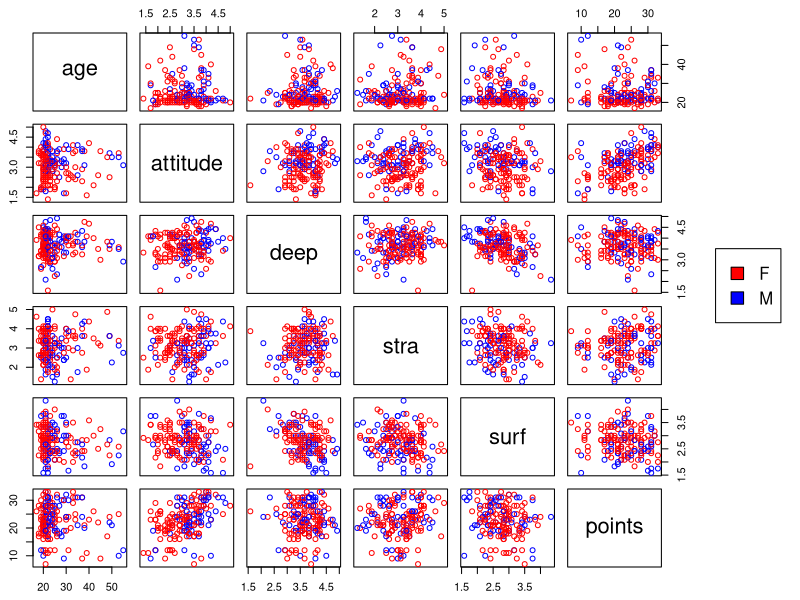
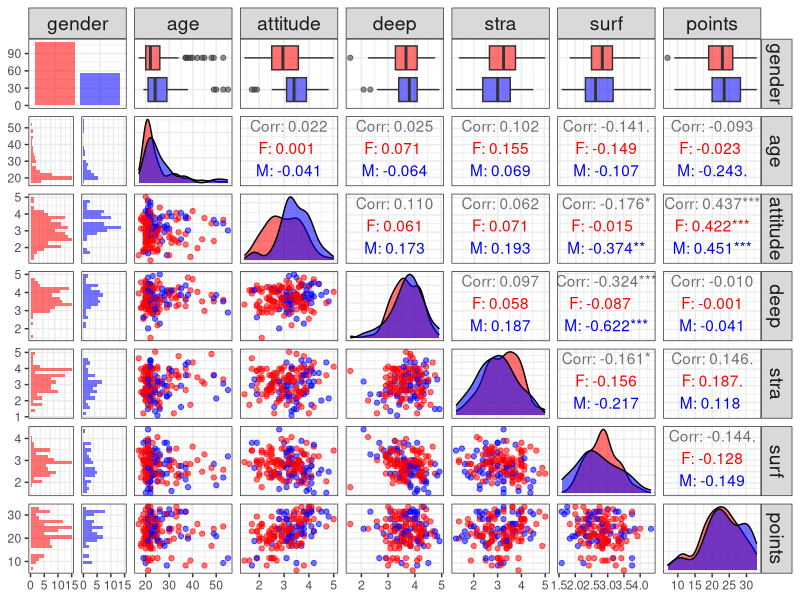
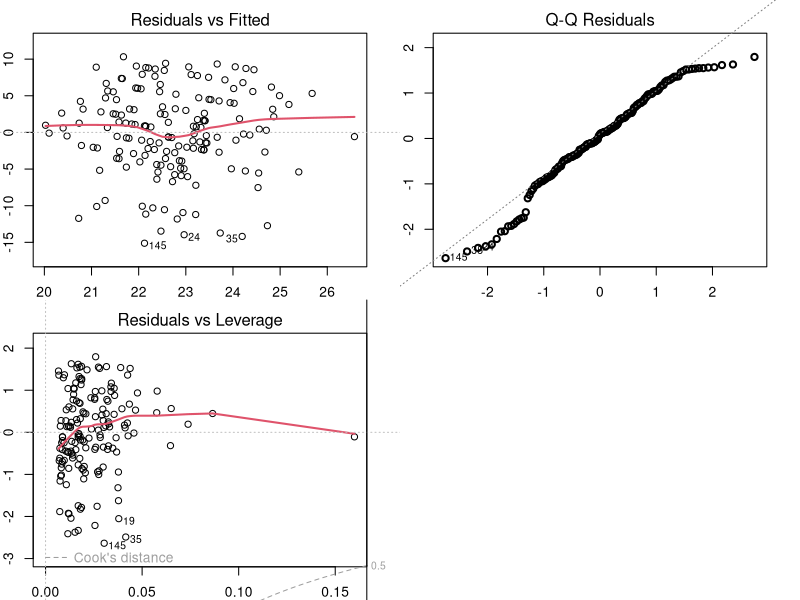

The R source for these figures, in order:
## ---- chunk 1
date()
## ---- chunk 2
library(tidyverse)
## ---- chunk 3
learning2014 <- read_csv(file = "Data/learning2014.csv", col_names = TRUE)
## ---- chunk 4
str(learning2014)
dim(learning2014)
## ---- chunk 5
pairs(learning2014[-1],
      col = c("red", "blue")[factor(learning2014$gender)], # Use gender for colors.
      oma = c(2, 2, 2, 10)) # Set the margins outside of plot.
par(xpd = TRUE) # Allow legend to be outside of plot area.
legend(0.95, 0.6, # Coordinates for legend position.
       legend = unique(learning2014$gender),
       fill = c("red", "blue"))
## ---- chunk 6
library(tidyverse) # ggplot2 is part of tidyverse.
library(GGally)

ggpairs(
  learning2014,
  mapping = aes(col = gender, alpha = 0.3),
  lower = list(combo = wrap("facethist", bins = 20))
) +
  scale_color_manual(values = c("red", "blue")) + # Assign new colors manually.
  scale_fill_manual(values = c("red", "blue")) + # Same here.
  theme_bw() + # Change default theme to something more clean.
  theme(strip.text = element_text(size = 14)) # Adjust panel title sizes.
## ---- chunk 7
learning2014$gender <- as.factor(learning2014$gender) # Changed gender from character to factor for summary.
summary(learning2014)
## ---- chunk 8
linear_model <- lm(points ~ deep + stra + surf, data = learning2014)
## ---- chunk 9
summary(linear_model)
## ---- chunk 10
new_linear_model <- lm(points ~ 1, data = learning2014)
summary(new_linear_model)
## ---- chunk 11
par(mfrow = c(2, 2),
    mar = c(2, 2, 2, 2)) # Decrease margins around plots.
plot(linear_model, which = c(1, 2, 5), lwd = 2) # lwd = line width.
